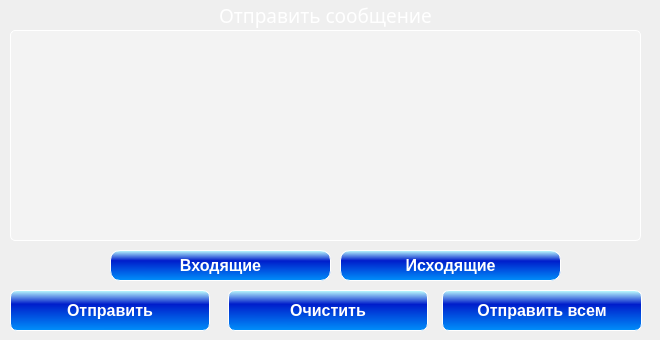
    <widget class="QWidget" name="page_2">
     <widget class="QPushButton" name="pbSendMsg">
      <property name="geometry">
       <rect>
        <x>10</x>
        <y>290</y>
        <width>200</width>
        <height>41</height>
       </rect>
      </property>
      <property name="font">
       <font>
        <family>Arial</family>
        <pointsize>12</pointsize>
        <weight>75</weight>
        <bold>true</bold>
       </font>
      </property>
      <property name="styleSheet">
       <string notr="true">QPushButton {
	background-color:qlineargradient(spread:reflect, x1:0.515, y1:1, x2:0.528, y2:0, stop:0 rgba(0, 143, 250, 255), stop:0.655502 rgba(0, 29, 203, 255), stop:1 rgba(190, 255, 255, 255));
	color:rgb(255, 255, 255);
	border-width: 1px;
     border-style: solid;
     border-radius: 7px;
	min-width: 80px;
}

QPushButton:hover {
    background-color:qlineargradient(spread:reflect, x1:0.515, y1:1, x2:0.528, y2:0, stop:0 rgba(0, 143, 250, 255), stop:0.655502 rgba(82, 100, 203, 255), stop:1 rgba(190, 255, 255, 255));
}

QPushButton:pressed {
    background-color:qlineargradient(spread:reflect, x1:0.515, y1:1, x2:0.528, y2:0, stop:0 rgba(0, 143, 250, 255), stop:0.596154 rgba(85, 250, 255, 255), stop:1 rgba(190, 255, 255, 255));
}</string>
      </property>
      <property name="text">
       <string>Отправить</string>
      </property>
      <property name="icon">
       <iconset>
        <normaloff>images/cloud.png</normaloff>images/cloud.png</iconset>
      </property>
      <property name="iconSize">
       <size>
        <width>24</width>
        <height>24</height>
       </size>
      </property>
     </widget>
     <widget class="QLabel" name="label_4">
      <property name="geometry">
       <rect>
        <x>0</x>
        <y>0</y>
        <width>651</width>
        <height>31</height>
       </rect>
      </property>
      <property name="font">
       <font>
        <family>Arial Black</family>
        <pointsize>14</pointsize>
       </font>
      </property>
      <property name="text">
       <string>&lt;html&gt;&lt;head/&gt;&lt;body&gt;&lt;p&gt;&lt;span style=&quot; color:#ffffff;&quot;&gt;Отправить сообщение&lt;/span&gt;&lt;/p&gt;&lt;/body&gt;&lt;/html&gt;</string>
      </property>
      <property name="alignment">
       <set>Qt::AlignCenter</set>
      </property>
     </widget>
     <widget class="QTextEdit" name="teMsg">
      <property name="geometry">
       <rect>
        <x>10</x>
        <y>30</y>
        <width>631</width>
        <height>211</height>
       </rect>
      </property>
      <property name="font">
       <font>
        <family>Times New Roman</family>
        <pointsize>18</pointsize>
        <weight>75</weight>
        <bold>true</bold>
       </font>
      </property>
      <property name="styleSheet">
       <string notr="true">QWidget {
	background-color: rgba(255, 255, 255, 71);
	color:rgb(255, 255, 255);
	border-width: 1px;
	border-color: rgb(255, 255, 255);
     border-style: solid;
     border-radius: 5px;
	min-width: 80px;
}</string>
      </property>
     </widget>
     <widget class="QPushButton" name="pbClearMsg">
      <property name="geometry">
       <rect>
        <x>228</x>
        <y>290</y>
        <width>200</width>
        <height>41</height>
       </rect>
      </property>
      <property name="font">
       <font>
        <family>Arial</family>
        <pointsize>12</pointsize>
        <weight>75</weight>
        <bold>true</bold>
       </font>
      </property>
      <property name="styleSheet">
       <string notr="true">QPushButton {
	background-color:qlineargradient(spread:reflect, x1:0.515, y1:1, x2:0.528, y2:0, stop:0 rgba(0, 143, 250, 255), stop:0.655502 rgba(0, 29, 203, 255), stop:1 rgba(190, 255, 255, 255));
	color:rgb(255, 255, 255);
	border-width: 1px;
     border-style: solid;
     border-radius: 7px;
	min-width: 80px;
}

QPushButton:hover {
    background-color:qlineargradient(spread:reflect, x1:0.515, y1:1, x2:0.528, y2:0, stop:0 rgba(0, 143, 250, 255), stop:0.655502 rgba(82, 100, 203, 255), stop:1 rgba(190, 255, 255, 255));
}

QPushButton:pressed {
    background-color:qlineargradient(spread:reflect, x1:0.515, y1:1, x2:0.528, y2:0, stop:0 rgba(0, 143, 250, 255), stop:0.596154 rgba(85, 250, 255, 255), stop:1 rgba(190, 255, 255, 255));
}</string>
      </property>
      <property name="text">
       <string>Очистить</string>
      </property>
      <property name="icon">
       <iconset>
        <normaloff>images/recycle.png</normaloff>images/recycle.png</iconset>
      </property>
      <property name="iconSize">
       <size>
        <width>24</width>
        <height>24</height>
       </size>
      </property>
     </widget>
     <widget class="QPushButton" name="pbSendAllMsg">
      <property name="geometry">
       <rect>
        <x>442</x>
        <y>290</y>
        <width>200</width>
        <height>41</height>
       </rect>
      </property>
      <property name="font">
       <font>
        <family>Arial</family>
        <pointsize>12</pointsize>
        <weight>75</weight>
        <bold>true</bold>
       </font>
      </property>
      <property name="styleSheet">
       <string notr="true">QPushButton {
	background-color:qlineargradient(spread:reflect, x1:0.515, y1:1, x2:0.528, y2:0, stop:0 rgba(0, 143, 250, 255), stop:0.655502 rgba(0, 29, 203, 255), stop:1 rgba(190, 255, 255, 255));
	color:rgb(255, 255, 255);
	border-width: 1px;
     border-style: solid;
     border-radius: 7px;
	min-width: 80px;
}

QPushButton:hover {
    background-color:qlineargradient(spread:reflect, x1:0.515, y1:1, x2:0.528, y2:0, stop:0 rgba(0, 143, 250, 255), stop:0.655502 rgba(82, 100, 203, 255), stop:1 rgba(190, 255, 255, 255));
}

QPushButton:pressed {
    background-color:qlineargradient(spread:reflect, x1:0.515, y1:1, x2:0.528, y2:0, stop:0 rgba(0, 143, 250, 255), stop:0.596154 rgba(85, 250, 255, 255), stop:1 rgba(190, 255, 255, 255));
}</string>
      </property>
      <property name="text">
       <string>Отправить всем</string>
      </property>
      <property name="icon">
       <iconset>
        <normaloff>images/users.ico</normaloff>images/users.ico</iconset>
      </property>
      <property name="iconSize">
       <size>
        <width>24</width>
        <height>24</height>
       </size>
      </property>
     </widget>
     <widget class="QPushButton" name="pbOutgoing">
      <property name="geometry">
       <rect>
        <x>340</x>
        <y>250</y>
        <width>221</width>
        <height>31</height>
       </rect>
      </property>
      <property name="font">
       <font>
        <family>Arial</family>
        <pointsize>12</pointsize>
        <weight>75</weight>
        <bold>true</bold>
       </font>
      </property>
      <property name="styleSheet">
       <string notr="true">QPushButton {
	background-color:qlineargradient(spread:reflect, x1:0.515, y1:1, x2:0.528, y2:0, stop:0 rgba(0, 143, 250, 255), stop:0.655502 rgba(0, 29, 203, 255), stop:1 rgba(190, 255, 255, 255));
	color:rgb(255, 255, 255);
	border-width: 1px;
     border-style: solid;
     border-radius: 10px;
	min-width: 80px;
}

QPushButton:hover {
    background-color:qlineargradient(spread:reflect, x1:0.515, y1:1, x2:0.528, y2:0, stop:0 rgba(0, 143, 250, 255), stop:0.655502 rgba(82, 100, 203, 255), stop:1 rgba(190, 255, 255, 255));
}

QPushButton:pressed {
    background-color:qlineargradient(spread:reflect, x1:0.515, y1:1, x2:0.528, y2:0, stop:0 rgba(0, 143, 250, 255), stop:0.596154 rgba(85, 250, 255, 255), stop:1 rgba(190, 255, 255, 255));
}</string>
      </property>
      <property name="text">
       <string>Исходящие</string>
      </property>
      <property name="icon">
       <iconset>
        <normaloff>images/news.ico</normaloff>images/news.ico</iconset>
      </property>
      <property name="iconSize">
       <size>
        <width>20</width>
        <height>20</height>
       </size>
      </property>
     </widget>
     <widget class="QPushButton" name="pbIncoming">
      <property name="geometry">
       <rect>
        <x>110</x>
        <y>250</y>
        <width>221</width>
        <height>31</height>
       </rect>
      </property>
      <property name="font">
       <font>
        <family>Arial</family>
        <pointsize>12</pointsize>
        <weight>75</weight>
        <bold>true</bold>
       </font>
      </property>
      <property name="styleSheet">
       <string notr="true">QPushButton {
	background-color:qlineargradient(spread:reflect, x1:0.515, y1:1, x2:0.528, y2:0, stop:0 rgba(0, 143, 250, 255), stop:0.655502 rgba(0, 29, 203, 255), stop:1 rgba(190, 255, 255, 255));
	color:rgb(255, 255, 255);
	border-width: 1px;
     border-style: solid;
     border-radius: 10px;
	min-width: 80px;
}

QPushButton:hover {
    background-color:qlineargradient(spread:reflect, x1:0.515, y1:1, x2:0.528, y2:0, stop:0 rgba(0, 143, 250, 255), stop:0.655502 rgba(82, 100, 203, 255), stop:1 rgba(190, 255, 255, 255));
}

QPushButton:pressed {
    background-color:qlineargradient(spread:reflect, x1:0.515, y1:1, x2:0.528, y2:0, stop:0 rgba(0, 143, 250, 255), stop:0.596154 rgba(85, 250, 255, 255), stop:1 rgba(190, 255, 255, 255));
}</string>
      </property>
      <property name="text">
       <string>Входящие</string>
      </property>
      <property name="icon">
       <iconset>
        <normaloff>images/news.ico</normaloff>images/news.ico</iconset>
      </property>
      <property name="iconSize">
       <size>
        <width>20</width>
        <height>20</height>
       </size>
      </property>
     </widget>
    </widget>
